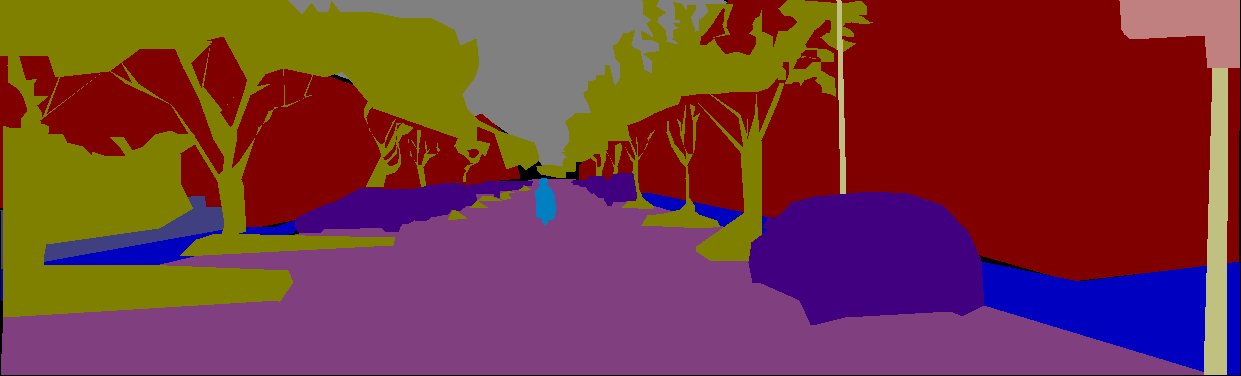
#> input picture dataset_kitti/Kitti/KITTI_SEMANTIC/train/GT/000000.png, 1241 x 376 px; its folder holds only this picture in this run
$ python convert_label_index.py
#> lines starting #> are read from the running program, lines starting #| are printed output that depends on the picture
import os, cv2
import numpy as np

path = 'dataset_kitti/Kitti/KITTI_SEMANTIC/train/GT/'
output_path = 'dataset_kitti/Kitti/KITTI_SEMANTIC/train/GT_new/'

palette = [[128,0,0],[128,128,0],[128,128,128],[64,0,128],[192,128,128],[128,64,128],[64,64,0],[64,64,128],[192,192,128],[0,0,192],[0,128,192]]

file_list = os.listdir(path)
img_size = cv2.imread(path + file_list[0], 1).shape
#> img_size = (376, 1241, 3)

for i in file_list:
	img = cv2.imread(path + i,1)
#> img is the input picture: shape (376, 1241, 3); mean B, G, R 59.5, 55.7, 118.4
	output_img = np.zeros((img_size[0], img_size[1]))
	for x in xrange(img_size[0]):
		for y in xrange(img_size[1]):
			label_rgb = img[x,y,::-1].tolist()
			if label_rgb not in palette:
				label = 255
			else:
				label = palette.index(img[x,y,::-1].tolist())
			output_img[x,y] = label
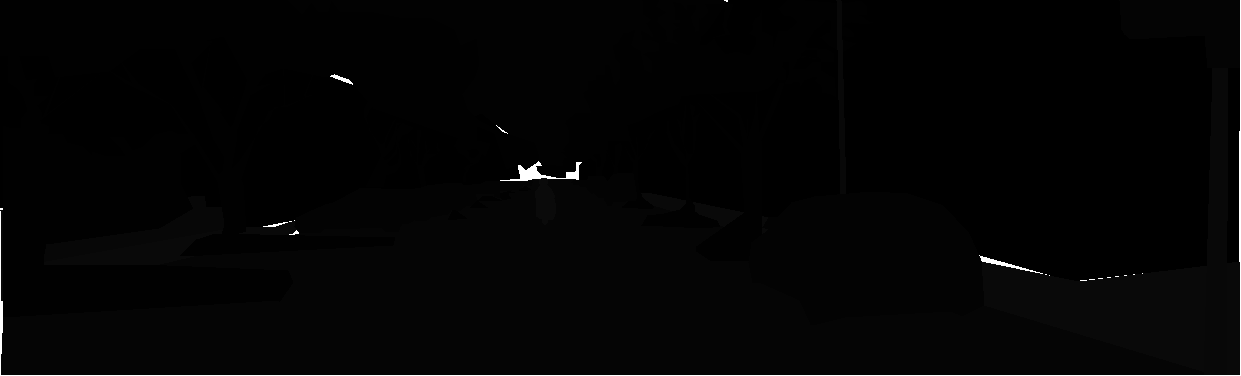
#> output_img: shape (376, 1241) float64; min 0, max 255, mean 4
	cv2.imwrite(output_path + i, output_img)

$ run again, on dataset_kitti/Kitti/KITTI_SEMANTIC/train/GT/000080.png
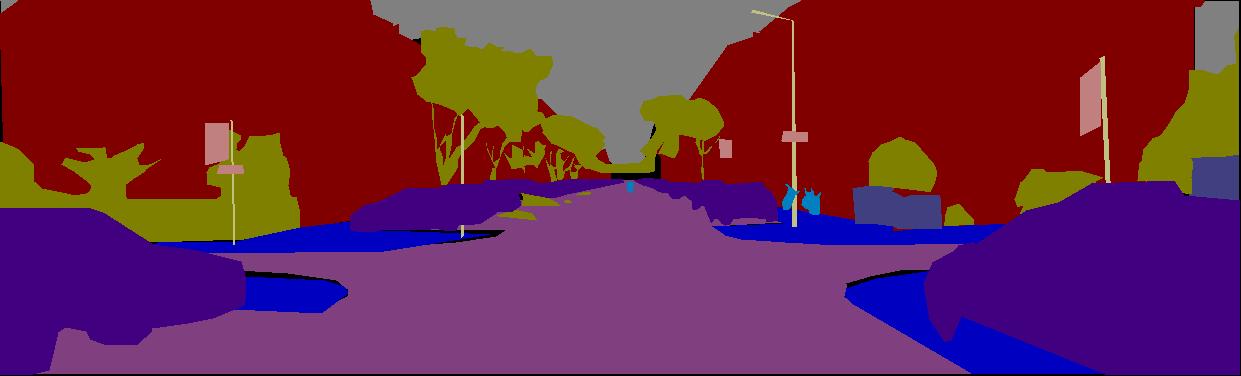
#> input picture dataset_kitti/Kitti/KITTI_SEMANTIC/train/GT/000080.png, 1241 x 376 px
#> img_size = (376, 1241, 3)
#> img is the input picture: shape (376, 1241, 3); mean B, G, R 71.8, 38.3, 108.7
#> after the loop `for x in xrange(img_size[0]):`:
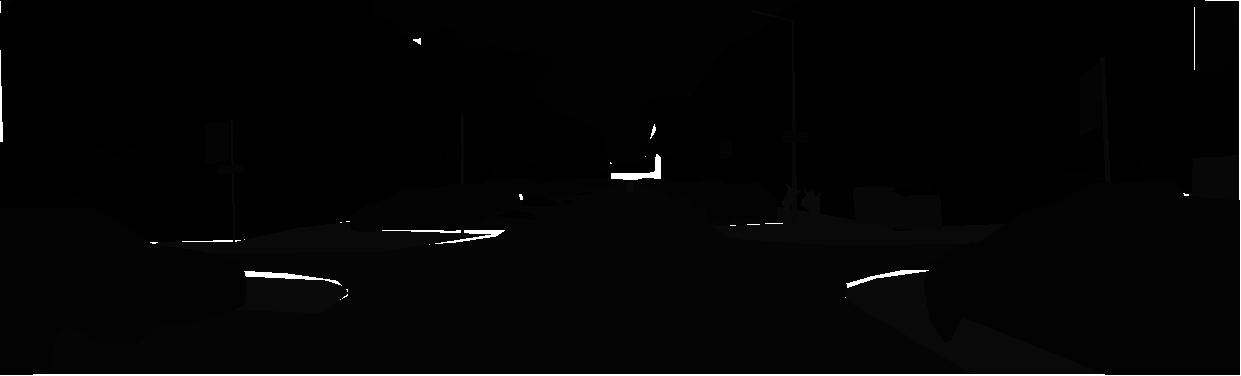
#> output_img: shape (376, 1241) float64; min 0, max 255, mean 5.2

$ run again, on dataset_kitti/Kitti/KITTI_SEMANTIC/train/GT/000100.png
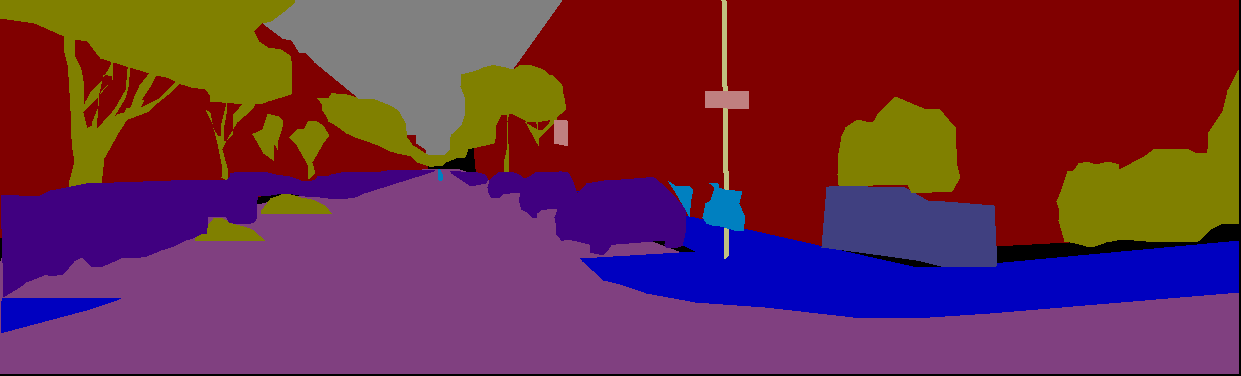
#> input picture dataset_kitti/Kitti/KITTI_SEMANTIC/train/GT/000100.png, 1241 x 376 px
#> img_size = (376, 1241, 3)
#> img is the input picture: shape (376, 1241, 3); mean B, G, R 70.9, 44.5, 109.6
#> after the loop `for x in xrange(img_size[0]):`:
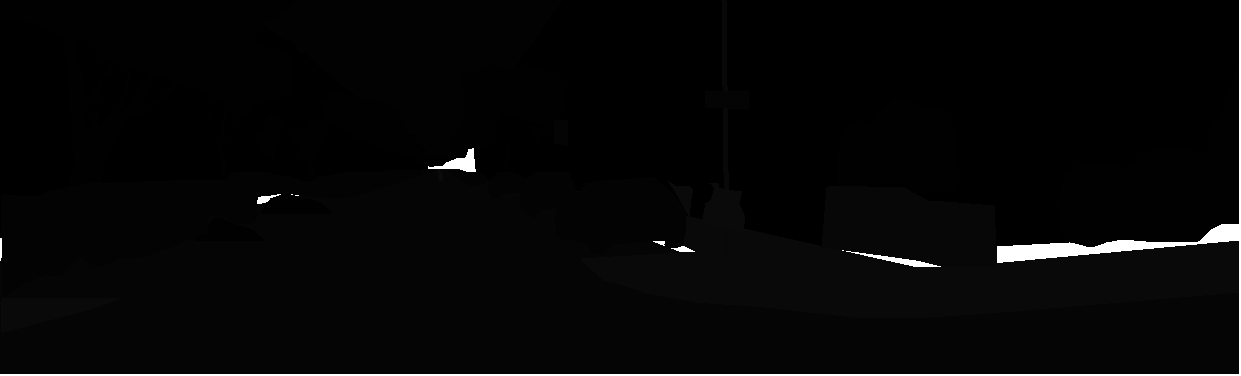
#> output_img: shape (376, 1241) float64; min 0, max 255, mean 6.6

$ run again, on dataset_kitti/Kitti/KITTI_SEMANTIC/train/GT/000120.png
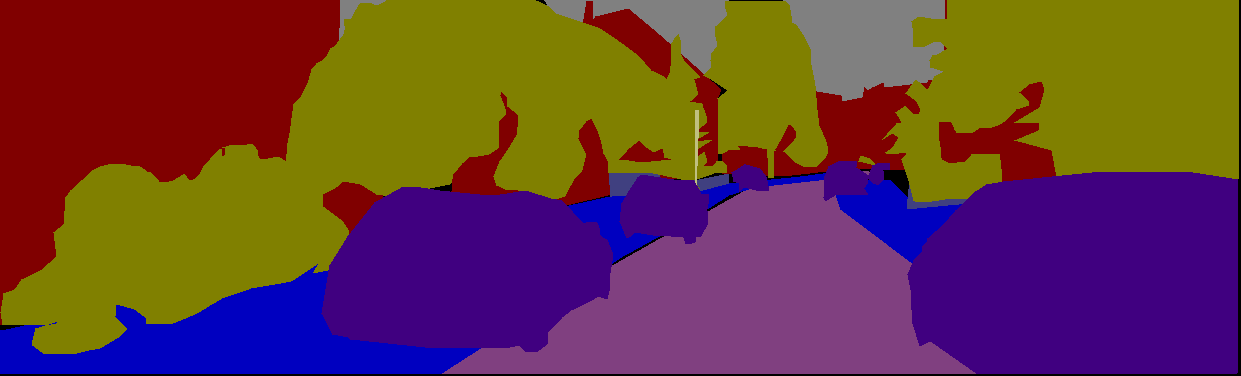
#> input picture dataset_kitti/Kitti/KITTI_SEMANTIC/train/GT/000120.png, 1241 x 376 px
#> img_size = (376, 1241, 3)
#> img is the input picture: shape (376, 1241, 3); mean B, G, R 61.4, 59.4, 103.7
#> after the loop `for x in xrange(img_size[0]):`:
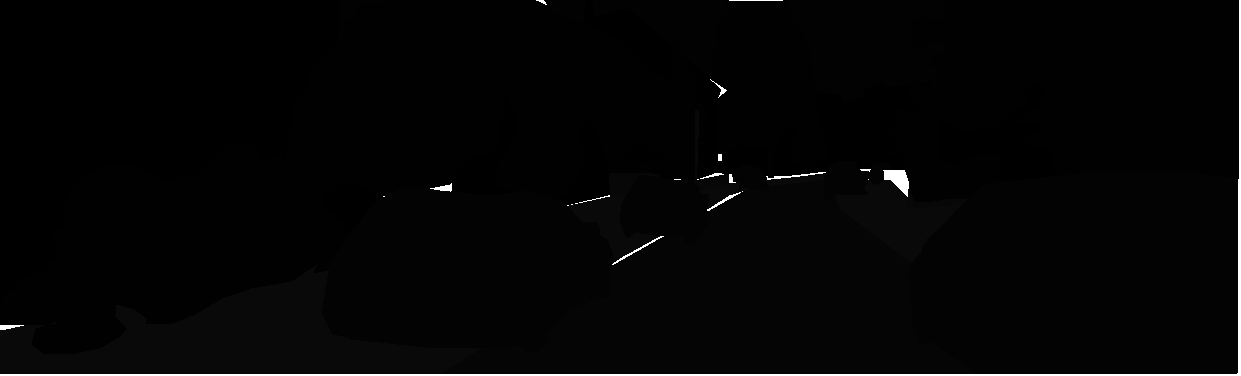
#> output_img: shape (376, 1241) float64; min 0, max 255, mean 4.8

$ run again, on dataset_kitti/Kitti/KITTI_SEMANTIC/train/GT/000020.png
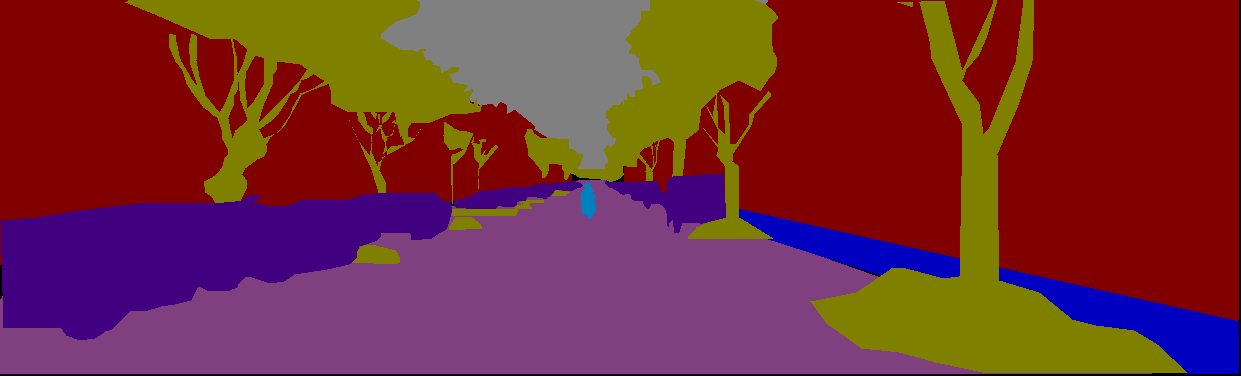
#> input picture dataset_kitti/Kitti/KITTI_SEMANTIC/train/GT/000020.png, 1241 x 376 px
#> img_size = (376, 1241, 3)
#> img is the input picture: shape (376, 1241, 3); mean B, G, R 52.7, 45, 116.9
#> after the loop `for x in xrange(img_size[0]):`:
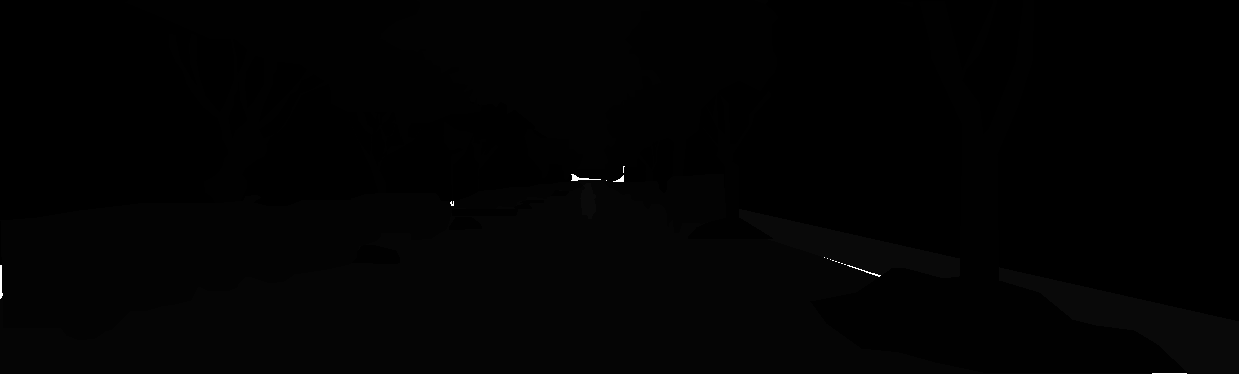
#> output_img: shape (376, 1241) float64; min 0, max 255, mean 3.9
